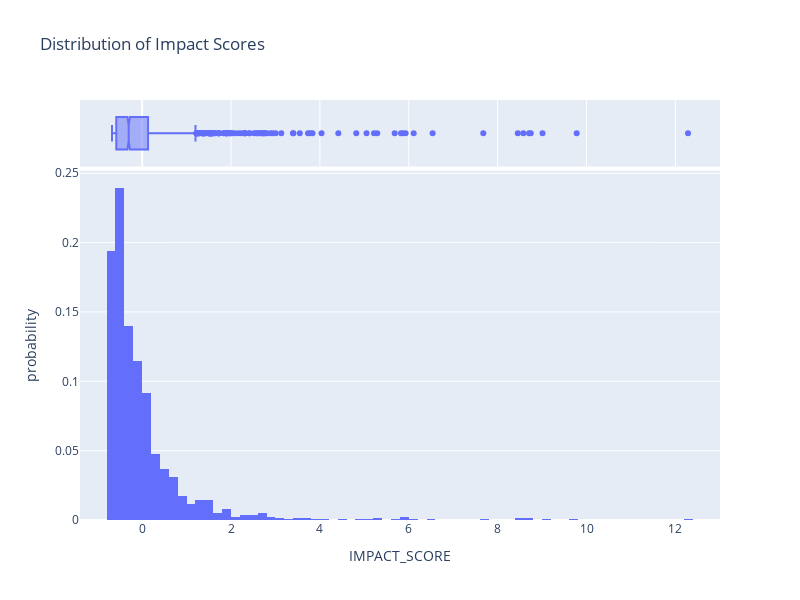

The notebook cell saved with this chart:
### Markdown cell above
### Univariate Analysis

### Code cell
fig = px.histogram(outage_df,x='IMPACT_SCORE',histnorm='probability',marginal='box',
                   title='Distribution of Impact Scores')
fig.update_layout(
    width=800,  
    height=600    
)
fig.show()

### Figure 1 — Plotly figure (JSON) as saved in the notebook; plotly's stock layout.template omitted (floating-point values rounded to 4 significant figures; data arrays with more than 128 entries replaced by an {"elided": "..."} marker saying what was removed)
{"data": [{"alignmentgroup": "True", "bingroup": "x", "histnorm": "probability", "hovertemplate": "IMPACT_SCORE=%{x}<br>probability=%{y}<extra></extra>", "legendgroup": "", "marker": {"color": "#636efa", "pattern": {"shape": ""}}, "name": "", "offsetgroup": "", "orientation": "v", "showlegend": false, "type": "histogram", "x": {"elided": "1534 float values"}, "xaxis": "x", "yaxis": "y"}, {"alignmentgroup": "True", "hovertemplate": "IMPACT_SCORE=%{x}<extra></extra>", "legendgroup": "", "marker": {"color": "#636efa"}, "name": "", "notched": true, "offsetgroup": "", "showlegend": false, "type": "box", "x": {"elided": "1534 float values"}, "xaxis": "x2", "yaxis": "y2"}], "layout": {"barmode": "relative", "height": 600, "legend": {"tracegroupgap": 0}, "title": {"text": "Distribution of Impact Scores"}, "width": 800, "xaxis": {"anchor": "y", "domain": [0, 1], "title": {"text": "IMPACT_SCORE"}}, "xaxis2": {"anchor": "y2", "domain": [0, 1], "matches": "x", "showgrid": true, "showticklabels": false}, "yaxis": {"anchor": "x", "domain": [0, 0.8316], "title": {"text": "probability"}}, "yaxis2": {"anchor": "x2", "domain": [0.8416, 1], "matches": "y2", "showgrid": false, "showline": false, "showticklabels": false, "ticks": ""}}}
